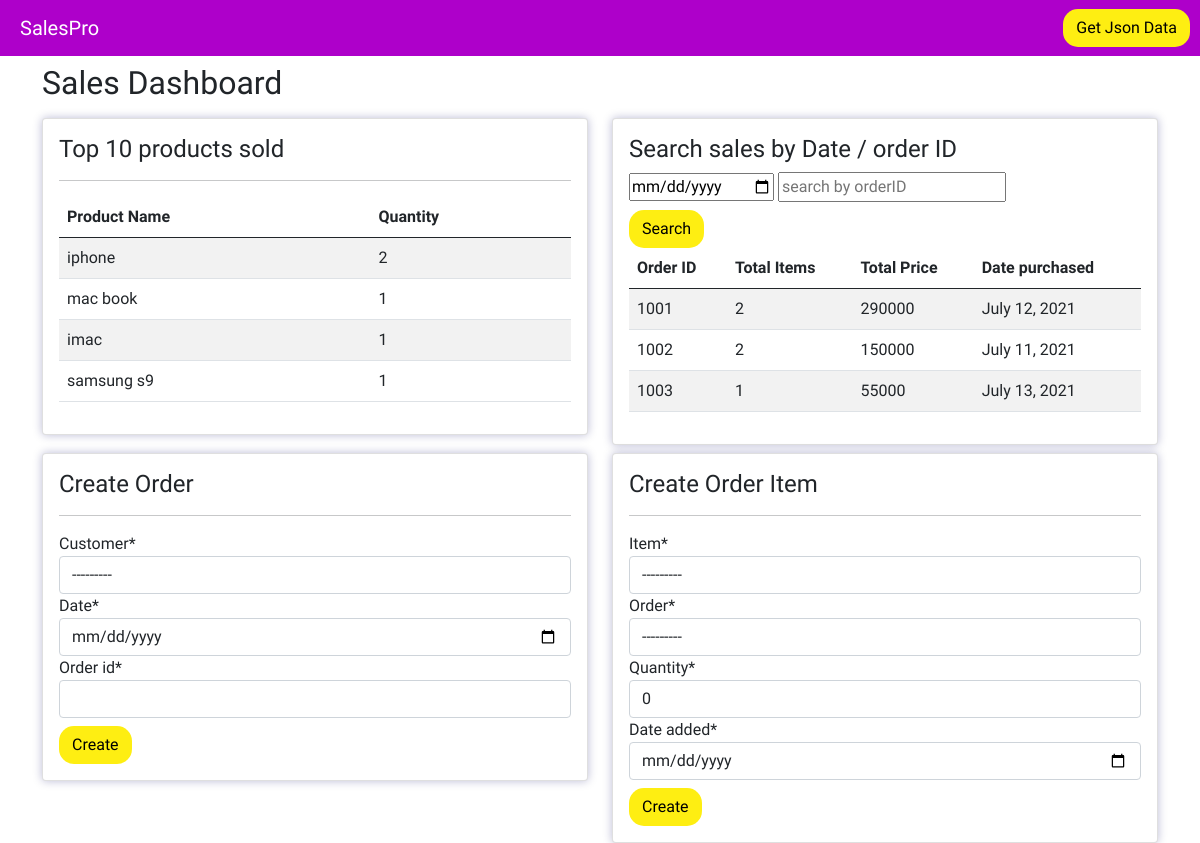
The app's page /, older data.
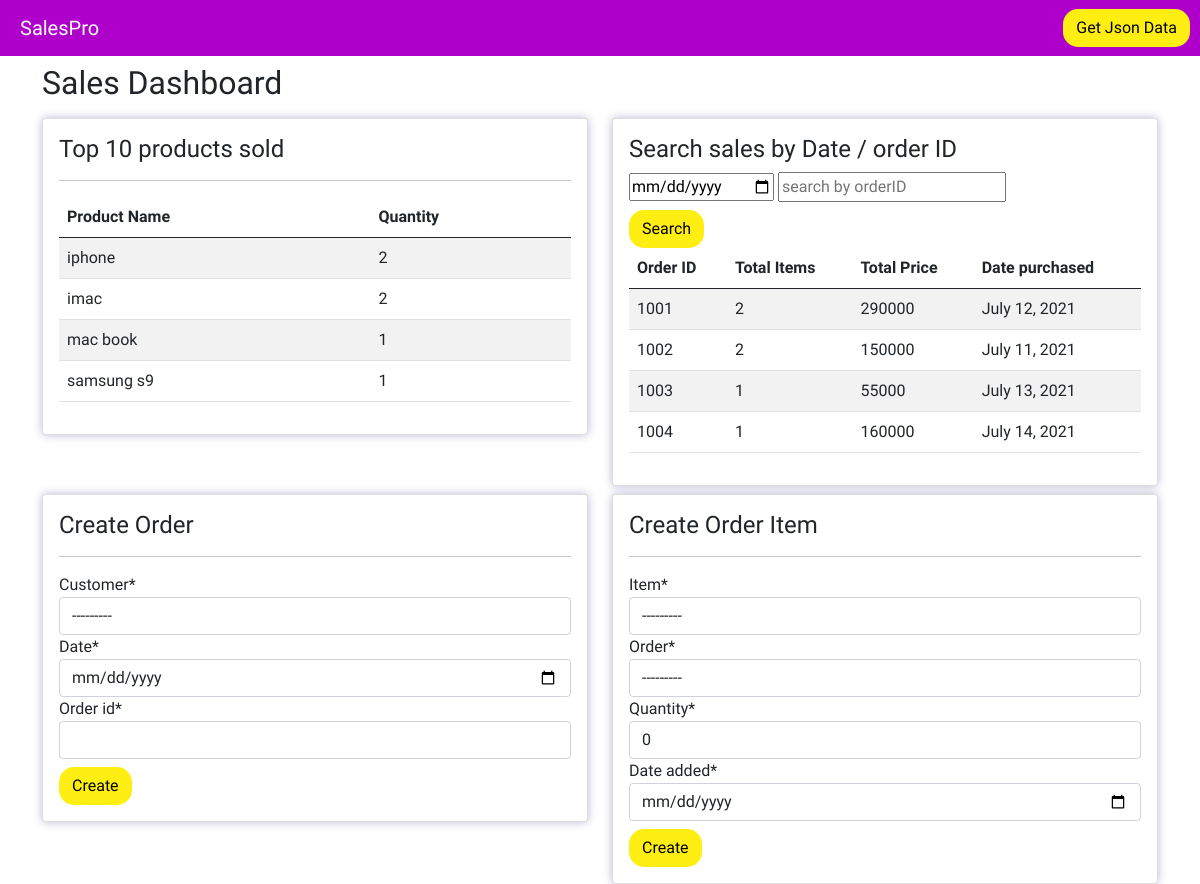
The same page, newer data.
### sales/models.py (models this page shows, shortened)
class Item(models.Model):
    item_name = models.CharField(max_length=20)
    item_price = models.IntegerField()
    def __str__(self):
        return self.item_name

class Order(models.Model):
    customer = models.ForeignKey(Customer, on_delete=models.SET_NULL, null = True)
    date = models.DateField()
    order_id = models.CharField(max_length=20)
    def __str__(self):
        return str(self.order_id)
    @property
    def saleTotal(self):
        items = self.orderitem_set.all()
        total = sum([item.totalAmount() for item in items])
        return total
    @property
    def itemsTotal(self):
        items = self.orderitem_set.all()
        total = sum([item.quantity for item in items])
        return total

class OrderItem(models.Model):
    item = models.ForeignKey(Item, on_delete=models.SET_NULL, null = True)
    order = models.ForeignKey(Order, on_delete=models.CASCADE, null = True)
    quantity = models.IntegerField(default = 0)
    date_added = models.DateField()
    class Meta:
        ordering = ['-quantity']
    def totalAmount(self):
        return self.item.item_price *  self.quantity
    def item_quantity(self):
        return [self.item.item_name, self.quantity]

### sales/views.py (the view)
# urls.py: path('', dashboard_view, name = 'dashboard'),
def dashboard_view(request):
    orderitems = OrderItem.objects.all()
    orders = Order.objects.all()
    customers = Customer.objects.all()
    order_form = OrderForm()
    order_item_form = OrderItemForm()
    item_dict = {}
    for orderitem in orderitems:
        item, quantity = orderitem.item_quantity()
        if item in item_dict:
            previous_quantity = item_dict[item]
            item_dict[item] = quantity + previous_quantity
        else:
            item_dict[item] = quantity
    sorted_dict = sorted(item_dict.items(), key=lambda kv: kv[1], reverse=True)
    item_dict =dict(sorted_dict)
    date_query = request.GET.get('date')
    if date_query != '' and date_query is not None:
        orders = Order.objects.filter(date = date_query)
    order_id_query = request.GET.get('order_id')
    if order_id_query != '' and order_id_query is not None:
        orders = Order.objects.filter(order_id__iexact = order_id_query)
    context = {'orders' : orders, 'items' : orderitems, 'filter' : filter,
    'item_dict' : item_dict, 'order_item_form' : order_item_form, 'order_form' : order_form}
    return render(request, 'dashboard.html', context)

### sales/forms.py
class OrderItemForm(ModelForm):
    class Meta:
        model = OrderItem
        fields = '__all__'
    date_added = forms.DateField(widget=DateInput)

class OrderForm(ModelForm):
    class Meta:
        model = Order
        fields = '__all__'
    date = forms.DateField(widget=DateInput)

### sales/models.py (called while the page is built)
    def __str__(self):
        return self.name

### template/dashboard.html (shortened to what this page needs)
{% extends 'base.html' %}
{% load crispy_forms_tags %}
{% block content %}
<div class="dashboard-container">
    <h2 class = "mt-2">Sales Dashboard</h2>
    <div class="row">
        <div class="col-md-6">
            <div class="card card-custom card-shadow mt-2">
                <div class="card-body">
                    <h4 class="card-title">
                        Top 10 products sold
                    </h4>
                    <hr>
                    {% include 'tables/top-products-table.html' %}
                </div>
            </div>
        </div>
        <div class="col-md-6">
            <div class="card card-custom card-shadow mt-2">
                <div class="card-body">
                    <h4 class="card-title">
                        Search sales by Date / order ID
                    </h4>
                    <form action="#" method = "GET" class="form">
                        <div class="form-group">
                            <input type="date" name = "date">
                            <input type="text" name = "order_id" placeholder = "search by orderID">
                        </div>
                        <button class="btn btn-custom mt-2" type = "submit">Search</button>
                    </form>
                    {% include 'tables/sales-table.html' %}
                </div>
            </div>
        </div>
    </div>
    <div class="row">
        <div class="col-md-6">
            <div class="card card-shadow mt-2">
                <div class="card-body">
                    <h4 class="card-title">
                        Create Order
                    </h4>
                    <hr>
                    <form action="create-order/" method = "POST">
                    {{ order_form|crispy }}
                    <button class="btn btn-custom mt-2" type = "submit">Create</button>
                    </form>
                </div>
            </div>
        </div>
        <div class="col-md-6">
            <div class="card card-shadow mt-2">
                <div class="card-body">
                    <h4 class="card-title">
                        Create Order Item
                    </h4>
                    <hr>
                    <form action="create-order-item/" method = "POST">
                    {{ order_item_form|crispy }}
                    <button class="btn btn-custom mt-2" type = "submit">Create</button>
                    </form>
                </div>
            </div>
        </div>
    </div>
</div>
{% endblock content %}

### template/tables/top-products-table.html
<table class="table table-striped">
    <thead>
    <tr>
        <th scope="col">Product Name</th>
        <th scope="col">Quantity</th>
    </tr>
    </thead>
    <tbody>
    {% for key, val in item_dict.items  %}
        <tr>
            <td>{{ key }}</td>
            <td>{{ val }}</td>
        </tr>
    {% endfor %}
    </tbody>
</table>

### template/tables/sales-table.html
<table class="table table-striped">
    <thead>
    <tr>
        <th scope="col">Order ID</th>
        <th scope="col">Total Items</th>
        <th scope="col">Total Price</th>
        <th scope="col">Date purchased</th>
    </tr>
    </thead>
    <tbody>
        {% for order in orders %}
        <tr>
            <td>{{ order.order_id }}</td>
            <td>{{ order.itemsTotal }}</td>
            <td>{{ order.saleTotal }}</td>
            <td>{{ order.date|date }}</td>
        </tr>
        {% endfor %}
    </tbody>
</table>

Row changes from the older to the newer data that the page shows:
added Order: order_id "1004", itemsTotal "1", saleTotal "160000", date "July 14, 2021"
Text that changed along with them:
new list line: "imac"
new list line: "2"
list line gone: "imac"
list line gone: "1"
